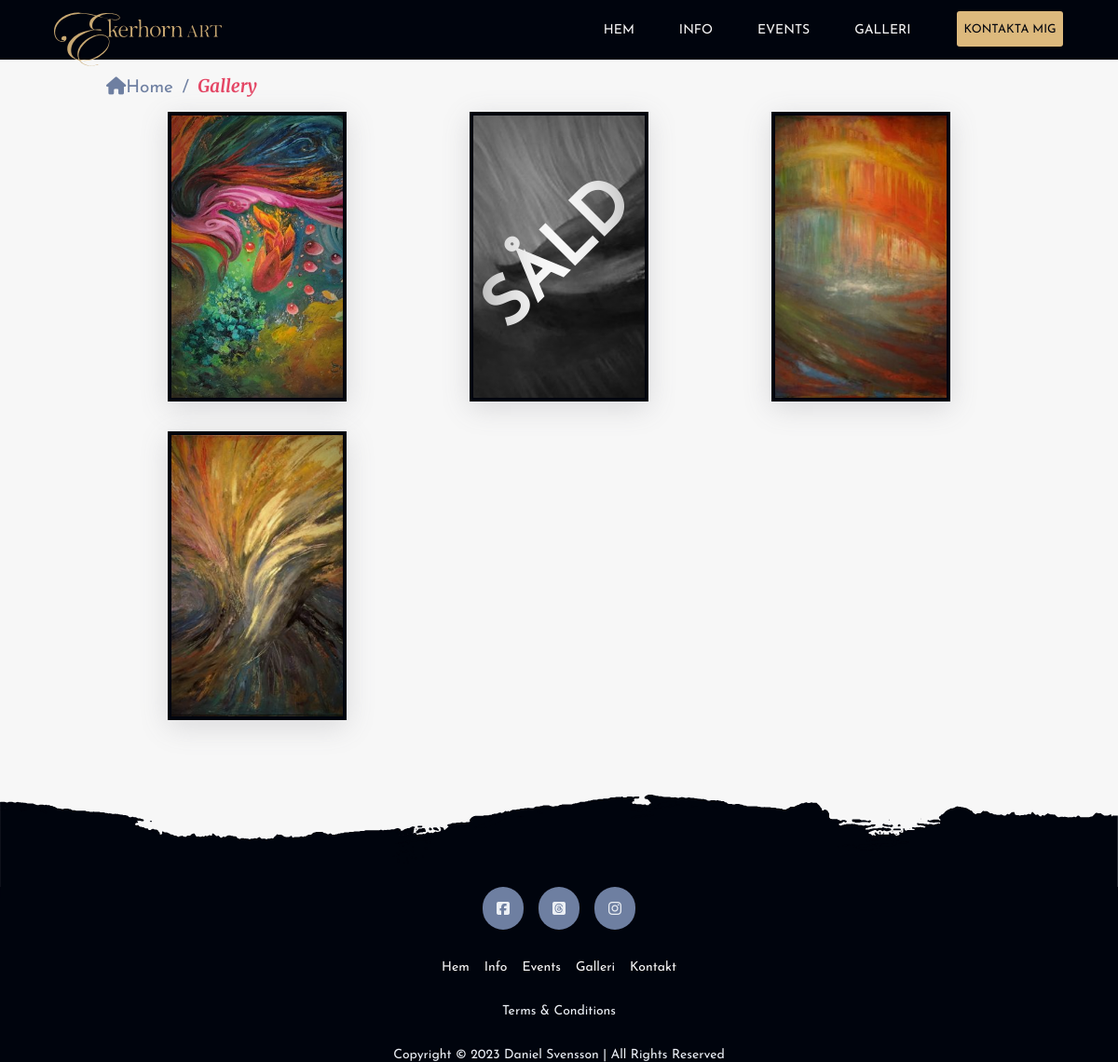
Page /gallery/ on the committed database.
### gallery/models.py (models this page shows, shortened)
class Painting(models.Model):
    id = models.AutoField(primary_key=True)
    name = models.CharField(max_length=46)
    painting = models.ImageField(upload_to="gallery/images", validators=[FileExtensionValidator(allowed_extensions=['jpg', 'webp', 'jpeg'])])
    poem = models.TextField()
    sold = models.BooleanField(default=False)
    width = models.DecimalField(max_digits=3, decimal_places=2, null=True, blank=True)
    height = models.DecimalField(max_digits=3, decimal_places=2, null=True, blank=True)
    def get_resized_image_urls(self):
        painting_file_name = process_name(self.name)
        painting_image_urls = {}
        for i in range(4):
            painting_image_urls[f'img_{i}_url'] = f"{settings.MEDIA_URL}gallery/images/{painting_file_name}/{self.id}_{painting_file_name}_{i}.jpg"
            painting_image_urls[f'webp_{i}_url'] = f"{settings.MEDIA_URL}gallery/images/{painting_file_name}/{self.id}_{painting_file_name}_{i}.webp"
        painting_image_urls['meta_url'] = f"{settings.MEDIA_URL}gallery/images/{painting_file_name}/{self.id}_{painting_file_name}_meta.jpg"
        return painting_image_urls

### gallery/views.py (the view)
# urls.py: path("", views.index, name="index"),
def index(request):
    return render(request, "gallery/index.html", {
        "paintings": Painting.objects.all().order_by("-id")
    })

### gallery/models.py (called while the page is built)
def process_name(painting_name):
    processed_name = painting_name.lower().replace(" ", "_").replace("ö", "o").replace("ä", "a").replace("å", "a").translate(str.maketrans("", "", "/:*?!#&\"<>|"))
    return processed_name

### gallery/templates/gallery/index.html (shortened to what this page needs)
{% extends "home/layout.html" %} {% load static %}
{% block head %}
<link href="{% static 'gallery/styles.css' %}" rel="stylesheet" />
{% endblock %} {% block content %}
<section class="breadcrumbs">
  <a href="{% url 'home:index' %}"><i class="fa-solid fa-house"></i>Home</a>
  <p>/</p>
  <h1>Gallery</h1>
</section>
<section class="paintings">
  {% for painting in paintings %}
  <a href="{% url 'gallery:painting' painting.id %}">
    <picture>
      <div class="box card__article">
      {% if painting.sold %}
      <div class="vignette sold blur-load" style="--bg-image: url('{{ painting.get_resized_image_urls.img_0_url }}');">
      {% else %}
      <div class="vignette blur-load" style="--bg-image: url('{{ painting.get_resized_image_urls.img_0_url }}');">
        {% endif %}
        <source
          type="image/webp"
          srcset="{{ painting.get_resized_image_urls.webp_1_url }} 500w, {{ painting.get_resized_image_urls.webp_2_url }} 1000w"
        />
        <img src="{{ painting.get_resized_image_urls.img_1_url }}" alt="{{ painting.name }}" srcset="{{
        painting.get_resized_image_urls.img_1_url }} 500w, {{
        painting.get_resized_image_urls.img_2_url }} 1000w"
          sizes="(max-width:
        500px) 400px, (max-width: 1000px) 800px"
          loading="lazy" />
      </div>
    </div>
    </picture>
  </a>
  {% empty %}
  <p>No paintings</p>
  {% endfor %}
</section>
{% endblock %}

### home/static/home/layout.css (style rules this page uses)
:root { --a-main: #122849; --b-main: #e44564; --a-dark: #18293b; --a-medium: #6e7fa1; --a-light: #ebeff4; --b-light: #fde9ec; --accent: #dcb97d; --neutral: #f7f7f7; --dark: #00040d; --main-margin: clamp(0.5em, -1.51513em + 11.515vw, 10em); }
* { margin: 0; padding: 0; box-sizing: border-box; }
html, body { scroll-behavior: smooth; }
body { overflow-x: hidden; width: 100%; background-color: var(--neutral); font-size: 1rem; font-family: Josefin-Sans, sans-serif; }
.vignette { position: relative; display: inline-block; height: 100%; width: 100%; }
.vignette > img { display: block; }
.vignette::after { content: ""; position: absolute; left: 0; top: 0; width: 100%; height: 100%; box-shadow: inset 0 0 100px rgba(0, 0, 0, 0.6); }
.blur-load { opacity: 1; background-size: cover; background-position: center; background-image: var(--bg-image); }
.blur-load > img { opacity: 0; object-position: center; object-fit: cover; transition: opacity 0.2s ease-in-out; }
.blur-load.loaded > img { opacity: 1; }
h1 { font-family: Merriweather, serif; }
p { font-family: Josefin-Sans, sans-serif; }

### gallery/static/gallery/styles.css (style rules this page uses)
h1 { color: var(--b-main); padding: 0; margin: 0; }
.breadcrumbs { width: 100%; display: flex; align-items: flex-end; padding: 16px 0; }
.breadcrumbs * { font-size: clamp(0.75rem, 0.61735rem + 0.758vw, 1.375rem); }
main .breadcrumbs a { color: var(--a-medium); text-decoration: none; white-space: nowrap; }
main .breadcrumbs p, main .breadcrumbs i { color: var(--a-medium); }
main .breadcrumbs p { margin: 0 0.5em; }
.paintings { width: 100%; display: grid; grid-row-gap: 2em; grid-template-columns: repeat(auto-fit, minmax(16em, 1fr)); justify-items: center; align-items: center; }
.box { width: 12em; height: 19.416em; border: 4px solid var(--dark); box-shadow: rgba(100, 100, 111, 0.2) 0px 7px 29px 0px; overflow: hidden; cursor: pointer; position: relative; transition: 0.5s ease-in-out; }
.box img { width: 100%; height: 100%; object-fit: cover; }
.sold { filter: grayscale(100%); }
.sold::before { content: "SÅLD"; position: absolute; transform: translate(-50%, -50%) rotate(315deg); color: white; top: 50%; left: 50%; font-size: 72px; font-weight: 700; transition: 0.5s ease-in-out; }
.card__article { position: relative; overflow: hidden; }

### rows in the picture
Painting: shows a picture
Painting: sold True (drawn), shows a picture
Painting: shows a picture
Painting: shows a picture
